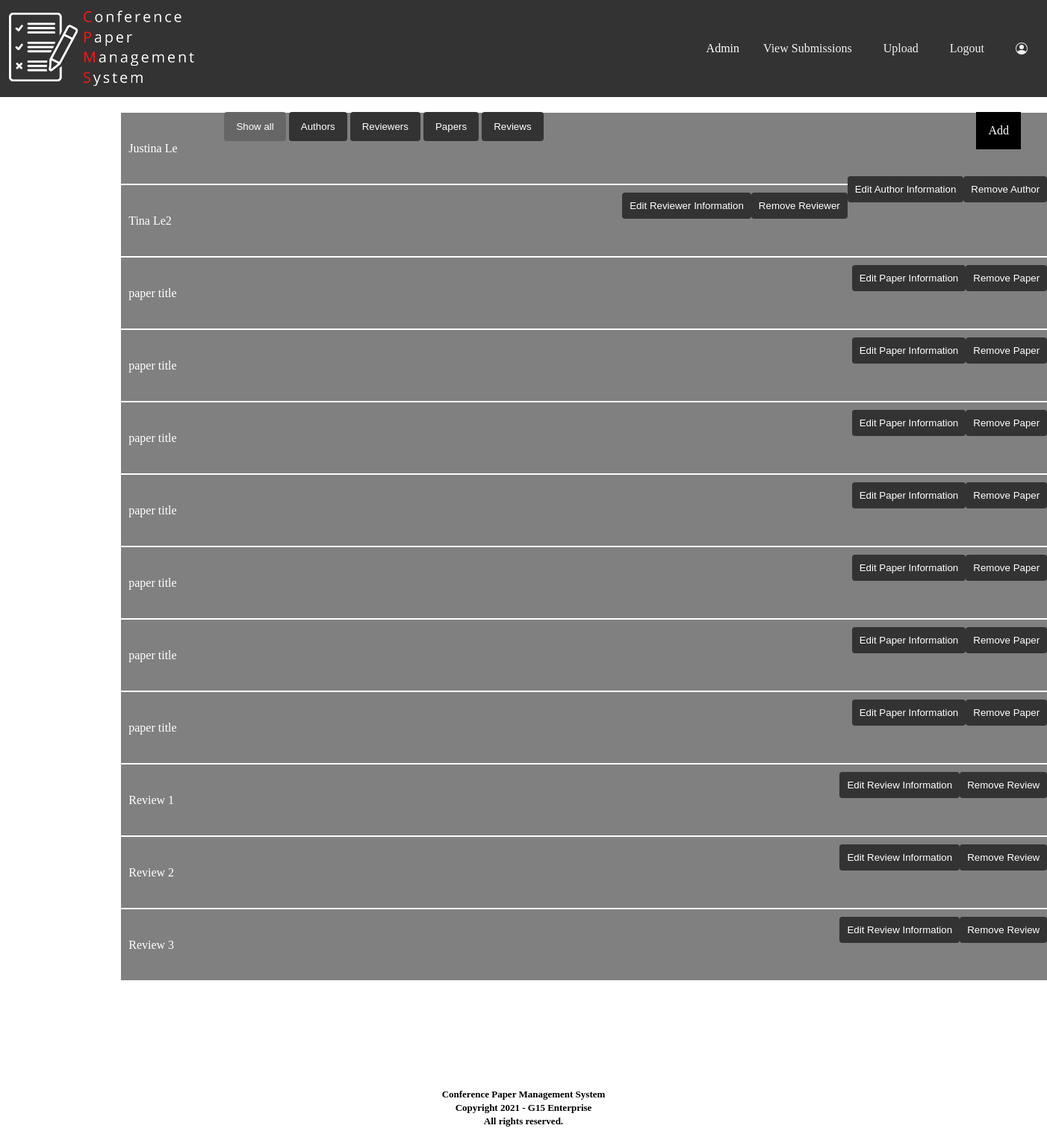
The page /Management (signed in) on the database its author committed.
### CPMS/models.py (models this page shows, shortened)
class Author(db.Model, UserMixin):
    AuthorID        = db.Column(db.Integer, primary_key=True,)
    FirstName       = db.Column(db.String(50))
    MiddleInitial   = db.Column(db.String(1))
    LastName        = db.Column(db.String(50))
    Affiliation     = db.Column(db.String(50))
    Department      = db.Column(db.String(50))
    Address         = db.Column(db.String(50))
    City            = db.Column(db.String(50))
    State           = db.Column(db.String(2))
    ZipCode         = db.Column(db.String(10))
    PhoneNumber     = db.Column(db.String(50))
    EmailAddress    = db.Column(db.String(100),unique=True)
    Password        = db.Column(db.String(5))
    Papers          = db.relationship('Paper')

class Reviewer(db.Model, UserMixin):
    ReviewerID      = db.Column(db.Integer, primary_key=True)
    FirstName       = db.Column(db.String(50))
    MiddleInitial   = db.Column(db.String(1))
    LastName        = db.Column(db.String(50))
    Affiliation     = db.Column(db.String(50))
    Department      = db.Column(db.String(50))
    Address         = db.Column(db.String(50))
    City            = db.Column(db.String(50))
    State           = db.Column(db.String(2))
    ZipCode         = db.Column(db.String(10))
    PhoneNumber     = db.Column(db.String(50))
    EmailAddress    = db.Column(db.String(100), unique=True)
    Password        = db.Column(db.String(5))
    Reviews         = db.relationship('Review')

class Paper(db.Model,UserMixin):
    PaperID       = db.Column(db.Integer, primary_key=True)
    AuthorID      = db.Column(db.Integer, db.ForeignKey('author.AuthorID'))
    Active        = db.Column(db.LargeBinary(1))
    FileName      = db.Column(db.String(100))
    FileData      = db.Column(db.LargeBinary)
    Title         = db.Column(db.String(500))
    Certification = db.Column(db.String(3))

class Review(db.Model,UserMixin):
    ReviewID      = db.Column(db.Integer, primary_key=True)
    PaperID       = db.Column(db.Integer, db.ForeignKey('paper.PaperID'))
    ReviewerID    = db.Column(db.Integer, db.ForeignKey('reviewer.ReviewerID'))
    pass

### CPMS/app.py (the view)
@app.route('/Management', methods=['GET'])
@login_required
def Management():
    print("all authors")
    authors = get_authors()
    reviewers = get_reviewers()
    reviews = get_reviews()
    papers = get_papers()
    return render_template('Management.html',user=current_user, authors=authors, reviewers=reviewers, reviews=reviews, papers=papers)

### CPMS/__init__.py (called while the page is built)
def create_app():
    myapp = Flask(__name__)
    myapp.config['SECRET_KEY'] = 'iTried'
    myapp.config['SQLALCHEMY_TRACK_MODIFICATIONS'] = False
    myapp.config['SQLALCHEMY_DATABASE_URI'] = f'sqlite:///{DB_NAME}'
    db.init_app(myapp)
    from .app import app
    myapp.register_blueprint(app, url_prefix='/')
    from .models import Author, Reviewer
    create_database(myapp)
    login_manager = LoginManager()
    login_manager.login_view = 'app.LoginForm'
    login_manager.init_app(myapp)
    @login_manager.user_loader
    def load_user(id):
        if Reviewer.query.get(int(id)):
            print("reviewer found")
            return Reviewer.query.get(int(id))
        elif Author.query.get(int(id)):
            print("author found")
            return Author.query.get(int(id))
        else:
            print('ERROR')
    return myapp

### CPMS/app.py (called while the page is built)
def get_authors():
    return Author.query.all()

def get_reviewers():
    return Reviewer.query.all()

def get_reviews():
    return Review.query.all()

def get_papers():
    return Paper.query.all()

### CPMS/templates/Management.html (shortened to what this page needs)
<!DOCTYPE html>
<html>
<link rel="stylesheet" href="static/styles/stylesManagement.css">
<link rel="stylesheet" href="static/styles/stylesNAV.css">
<body>
<div class="container" id="myBtnContainer" style="float: inline-end;">
  <button class="btn active" onclick="filterSelection('all')"> Show all</button>
  <button class="btn" onclick="filterSelection('authors')"> Authors</button>
  <button class="btn" onclick="filterSelection('reviewers')"> Reviewers</button>
  <button class="btn" onclick="filterSelection('papers')"> Papers</button>
  <button class="btn" onclick="filterSelection('reviews')"> Reviews</button>
<div class="dropdown" style="float: right; background-color: black; margin-right: 15px; ">
  <button class="dropbtn" style="height: 50px;">Add</button>
</div>
</div>
<div class="container">
  {% for author in authors %}
      <form action="/manage_author" method="post">
        <div name="name" class="filterDiv authors"> {{author.FirstName}} {{author.LastName}}
        <button type="submit" name="delete" class="btninfo">Remove Author</button>
        <button type="submit" name="edit" class="btninfo">Edit Author Information</button>
      </div>
      </form>
  {% endfor %}
  {% for reviewer in reviewers%}
  <form action="/manage_reviewer" method="post">
    <div class="filterDiv reviewers"> {{reviewer.FirstName}} {{reviewer.LastName}}
    <button type="submit" class="btninfo">Remove Reviewer</button>
    <button class="btninfo">Edit Reviewer Information</button>
  </div>
  </form>
  {% endfor %}
  {% for paper in papers %}
  <form action="/manage_paper" method="post">
    <div class="filterDiv papers"> {{paper.Title}}
    <button type="submit" class="btninfo">Remove Paper</button>
    <button class="btninfo">Edit Paper Information</button>
  </div>
  </form>
  {% endfor %}
  {% for review in reviews %}
  <form action="/manage_review" method="post">
    <div class="filterDiv reviews"> Review {{review.ReviewID}}
    <button type="submit" class="btninfo">Remove Review</button>
    <button class="btninfo">Edit Review Information</button>
  </div>
  </form>
  {% endfor %}
</div>
</body>
</html>

### CPMS/static/styles/stylesManagement.css (style rules this page uses)
.filterDiv { background-color: grey; color: #ffffff; width: 1250px; line-height: 75px; margin: 2px; display: none; padding: 10px; }
.show { display: block; }
.container { width: 80%; margin: 0 auto; padding: 20px; }
.btn { border: none; outline: none; padding: 12px 16px; background-color: #333333; color: white; cursor: pointer; }
.btn.active { background-color: #666; color: white; }
.btninfo { padding: 10px; float: right; }

### CPMS/static/styles/stylesNAV.css (style rules this page uses)
* { box-sizing: border-box; }
body { margin: 0; }
.dropdown { float: right; overflow: hidden; }
.dropdown .dropbtn { font-size: 16px; border: none; outline: none; color: white; padding: 14px 16px; background-color: inherit; font-family: inherit; margin: 0; height: 130px; align-items: center; }
button { background-color: #333333; border: none; color: white; padding: 10px 24px; text-align: center; text-decoration: none; display: inline-block; border-radius: 4px; }

### rows shown on the page
Author: FirstName "Justina", LastName "Le"
Reviewer: FirstName "Tina", LastName "Le2"
Paper: Title "paper title"
Paper: Title "paper title"
Paper: Title "paper title"
Paper: Title "paper title"
Paper: Title "paper title"
Paper: Title "paper title"
Paper: Title "paper title"
Review: ReviewID "1"
Review: ReviewID "2"
Review: ReviewID "3"
